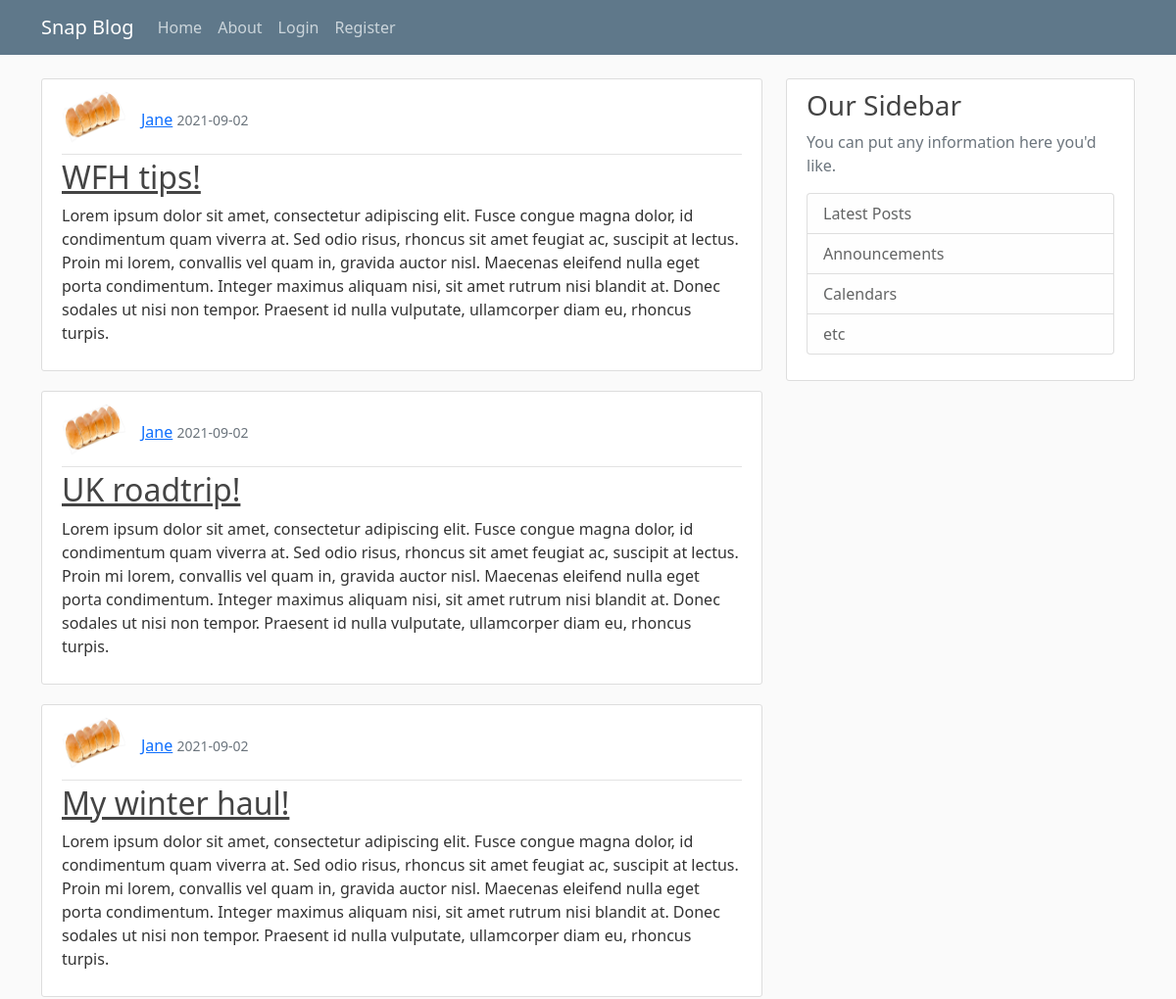
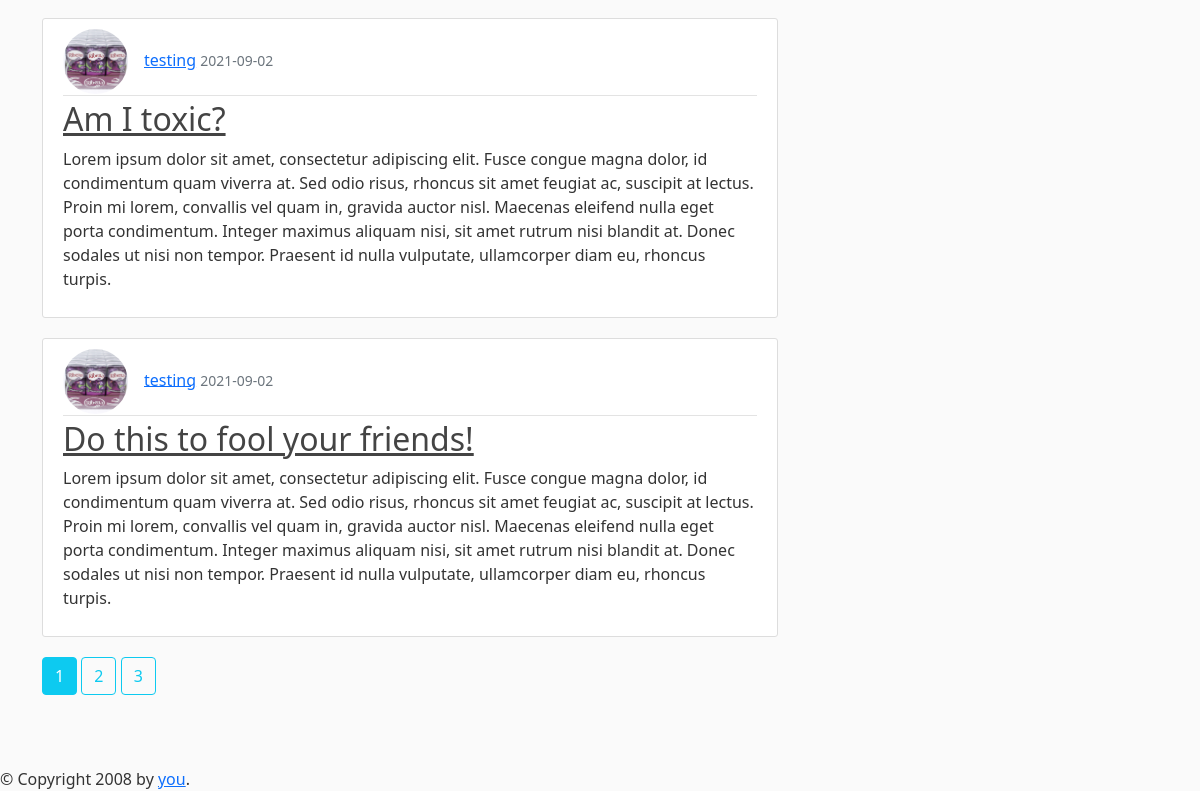
The page /home on the database its author committed (2 pictures, top to bottom).
### snapApp/models.py (models this page shows, shortened)
class Post(db.Model):
    id = db.Column(db.Integer, primary_key=True)
    title = db.Column(db.String(100), nullable=False)
    date_posted = db.Column(db.DateTime, nullable=False, default=datetime.utcnow)
    content = db.Column(db.Text, nullable=False)
    user_id = db.Column(db.Integer, db.ForeignKey('user.id'), nullable=False)

class User(db.Model, UserMixin):
    id = db.Column(db.Integer, primary_key=True)
    username = db.Column(db.String(20), unique=True, nullable=False)
    email = db.Column(db.String(120), unique=True, nullable=False)
    image_file = db.Column(db.String(20), nullable=False, default='default.jpg')
    password = db.Column(db.String(60), nullable=False)
    posts = db.relationship('Post', backref='author', lazy=True)

### snapApp/main/routes.py (the view)
@main.route("/")
@main.route("/home")
def home():
    page = request.args.get('page', 1, type=int)
    posts = Post.query.order_by(Post.date_posted.desc()).paginate(page=page,  per_page=5)
    return render_template('home.html', posts=posts)

### snapApp/templates/home.html (shortened to what this page needs)
{% extends "base.html" %}
{% block content %}
    {% for post in posts.items %}
        <article class="media content-section">
          <div class="media-body">
            <div class="article-metadata">
              <img class="rounded-circle article-img" src="{{ url_for('static', filename='img/' + post.author.image_file ) }}"><a class="mr-2" href="#">{{ post.author.username }}</a>
              <small class="text-muted">{{ post.date_posted.strftime('%Y-%m-%d') }}</small>
            </div>
            <h2><a class="article-title" href="{{ url_for('post', post_id=post.id) }}">{{ post.title }}</a></h2>
            <p class="article-content">{{ post.content }}</p>
          </div>
        </article>
    {% endfor %}
    {% for page_num in posts.iter_pages(left_edge=1, right_edge=1, left_current=1, right_current=2) %}
      {% if page_num %}
        {% if posts.page == page_num %}
          <a class="btn btn-info mb-4 text-white" href="{{ url_for('home', page=page_num) }}">{{ page_num }}</a>
        {% else %}
         <a class="btn btn-outline-info mb-4" href="{{ url_for('home', page=page_num) }}">{{ page_num }}</a>
        {% endif %}
      {% else %}
      ...
      {% endif %}
    {% endfor %}
{% endblock content %}

### snapApp/templates/base.html (shortened to what this page needs)
<!DOCTYPE html>
<html>
<head>
    <link href="https://cdn.jsdelivr.net/npm/bootstrap@5.0.2/dist/css/bootstrap.min.css" rel="stylesheet">
    <link rel="stylesheet" type="text/css" href="{{ url_for('static', filename='main.css') }}">
</head>
<body><header>{% include 'navbar.html' %}</header>
	<main role="main" class="container">
      <div class="row">
        <div class="col-md-8">
          {% block content %}{% endblock %}
        </div>
        <div class="col-md-4">
          <div class="content-section">
            <h3>Our Sidebar</h3>
            <p class='text-muted'>You can put any information here you'd like.
              <ul class="list-group">
                <li class="list-group-item list-group-item-light">Latest Posts</li>
                <li class="list-group-item list-group-item-light">Announcements</li>
                <li class="list-group-item list-group-item-light">Calendars</li>
                <li class="list-group-item list-group-item-light">etc</li>
              </ul>
            </p>
          </div>
        </div>
      </div>
    </main>
    <div id="footer" class="mt-5">
        {% block footer %}
        &copy; Copyright 2008 by <a href="#">you</a>.
        {% endblock %}
    </div>
</body>
</html>

### snapApp/templates/navbar.html (shortened to what this page needs)
<header class="site-header">
  <nav class="navbar navbar-expand-md navbar-dark bg-steel fixed-top">
    <div class="container">
      <a class="navbar-brand mr-4" href="{{ url_for('main.home') }}">Snap Blog</a>
      <div class="collapse navbar-collapse" id="navbarToggle">
        <div class="navbar-nav mr-auto">
          <a class="nav-item nav-link" href="{{ url_for('main.home') }}">Home</a>
          <a class="nav-item nav-link" href="{{ url_for('main.about') }}">About</a>
        </div>
        <div id="nav-right" class="navbar-nav">
          {% if current_user.is_authenticated %}
            <a class="nav-item nav-link" href="{{ url_for('posts.new_post') }}">New Post</a>
            <a class="nav-item nav-link" href="{{ url_for('users.account') }}">Account</a>
            <a class="nav-item nav-link" href="{{ url_for('users.logout') }}">Log Out</a>
          {% else %}
            <a class="nav-item nav-link" href="{{ url_for('users.login') }}">Login</a>
            <a class="nav-item nav-link" href="{{ url_for('users.register') }}">Register</a>
          {% endif %}
        </div>
      </div>
    </div>
  </nav>
</header>

### snapApp/static/main.css (style rules this page uses)
body { background: #fafafa; color: #333333; margin-top: 5rem; }
h1, h2, h3, h4, h5, h6 { color: #444444; }
.bg-steel { background-color: #5f788a; }
.site-header .navbar-nav .nav-link { color: #cbd5db; }
.content-section { background: #ffffff; padding: 10px 20px; border: 1px solid #dddddd; border-radius: 3px; margin-bottom: 20px; }
.article-title { color: #444444; }
.article-content { white-space: pre-line; }
.article-img { height: 65px; width: 65px; margin-right: 16px; }
.article-metadata { padding-bottom: 1px; margin-bottom: 4px; border-bottom: 1px solid #e3e3e3 }

### rows shown on the page
Post: image_file (picture), author.username "Jane", date_posted "2021-09-02", title "WFH tips!", content "Lorem ipsum dolor sit amet, consectetur adipiscing elit. Fusce congue magna dolor, id condimentum quam viverra at. Sed odio risus, rhoncus sit amet feugiat ac, suscipit at lectus. Proin mi lorem, convallis vel quam in, gravida auctor nisl. Maecenas eleifend nulla eget porta condimentum. Integer maximus aliquam nisi, sit amet rutrum nisi blandit at. Donec sodales ut nisi non tempor. Praesent id nulla vulputate, ullamcorper diam eu, rhoncus turpis."
Post: image_file (picture), author.username "Jane", date_posted "2021-09-02", title "UK roadtrip!", content "Lorem ipsum dolor sit amet, consectetur adipiscing elit. Fusce congue magna dolor, id condimentum quam viverra at. Sed odio risus, rhoncus sit amet feugiat ac, suscipit at lectus. Proin mi lorem, convallis vel quam in, gravida auctor nisl. Maecenas eleifend nulla eget porta condimentum. Integer maximus aliquam nisi, sit amet rutrum nisi blandit at. Donec sodales ut nisi non tempor. Praesent id nulla vulputate, ullamcorper diam eu, rhoncus turpis."
Post: image_file (picture), author.username "Jane", date_posted "2021-09-02", title "My winter haul!", content "Lorem ipsum dolor sit amet, consectetur adipiscing elit. Fusce congue magna dolor, id condimentum quam viverra at. Sed odio risus, rhoncus sit amet feugiat ac, suscipit at lectus. Proin mi lorem, convallis vel quam in, gravida auctor nisl. Maecenas eleifend nulla eget porta condimentum. Integer maximus aliquam nisi, sit amet rutrum nisi blandit at. Donec sodales ut nisi non tempor. Praesent id nulla vulputate, ullamcorper diam eu, rhoncus turpis."
Post: image_file (picture), author.username "testing", date_posted "2021-09-02", title "Am I toxic?", content "Lorem ipsum dolor sit amet, consectetur adipiscing elit. Fusce congue magna dolor, id condimentum quam viverra at. Sed odio risus, rhoncus sit amet feugiat ac, suscipit at lectus. Proin mi lorem, convallis vel quam in, gravida auctor nisl. Maecenas eleifend nulla eget porta condimentum. Integer maximus aliquam nisi, sit amet rutrum nisi blandit at. Donec sodales ut nisi non tempor. Praesent id nulla vulputate, ullamcorper diam eu, rhoncus turpis."
Post: image_file (picture), author.username "testing", date_posted "2021-09-02", title "Do this to fool your friends!", content "Lorem ipsum dolor sit amet, consectetur adipiscing elit. Fusce congue magna dolor, id condimentum quam viverra at. Sed odio risus, rhoncus sit amet feugiat ac, suscipit at lectus. Proin mi lorem, convallis vel quam in, gravida auctor nisl. Maecenas eleifend nulla eget porta condimentum. Integer maximus aliquam nisi, sit amet rutrum nisi blandit at. Donec sodales ut nisi non tempor. Praesent id nulla vulputate, ullamcorper diam eu, rhoncus turpis."

### other values the page prints
{{ page_num }} "1"
{{ page_num }} "2" "3"
